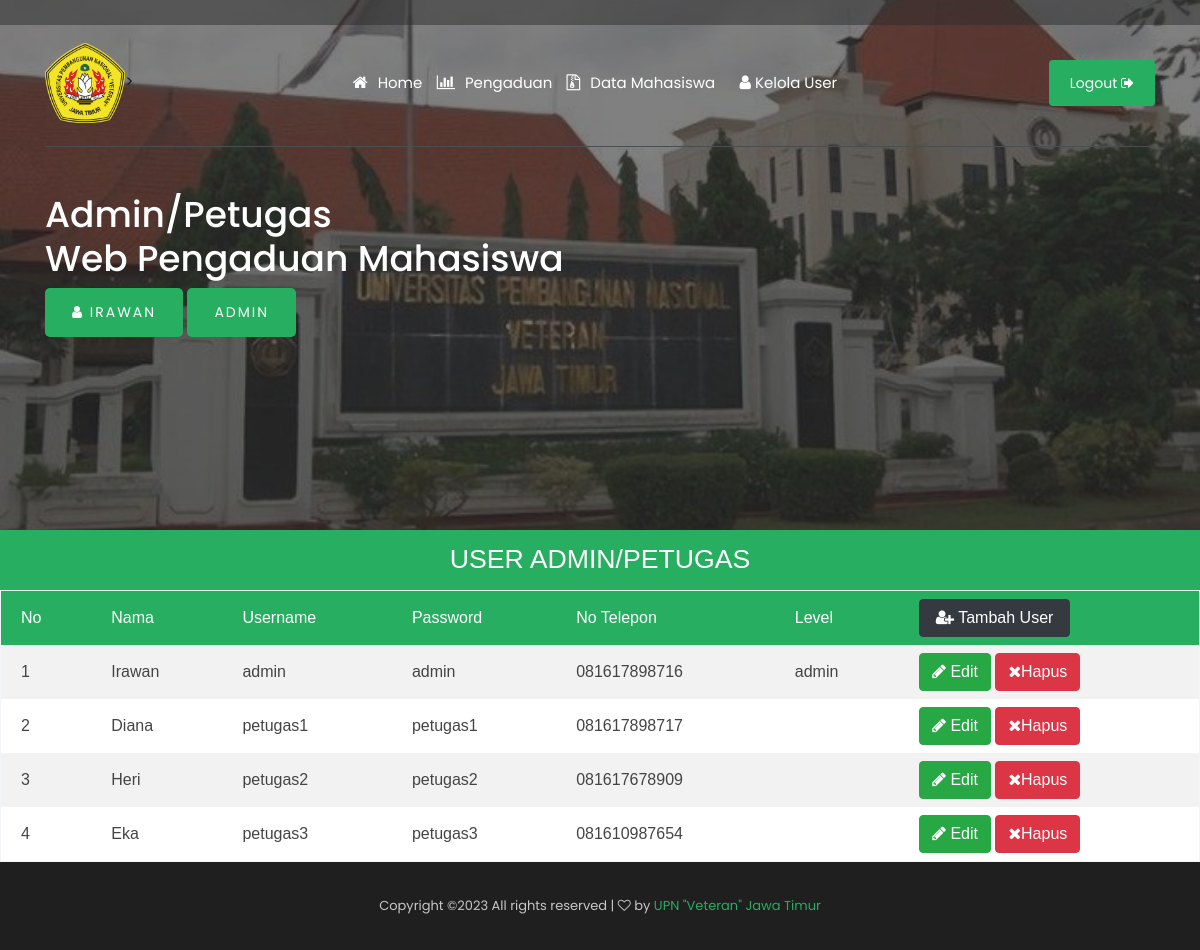
The page /user_admin.php (signed in) on the database its author committed.
### tables this page shows
CREATE TABLE
    `petugas` (
        `id_petugas` int(11) NOT NULL AUTO_INCREMENT,
        `nama_petugas` varchar(35) NOT NULL,
        `username` varchar(25) NOT NULL,
        `password` varchar(32) NOT NULL,
        `tlp` varchar(13) NOT NULL,
        `level` enum('admin', 'petugas') NOT NULL,
        PRIMARY KEY (`id_petugas`)
    );

### user_admin.php (the view, shortened to what this page needs)
<?php
include 'koneksi.php';
if(!isset ($_SESSION['nama_petugas'])){
	header ("location: index.php");
	}else{
?>
<!doctype html>
<html class="no-js" lang="zxx">
<head>
   <link rel="stylesheet" href="css/bootstrap.min.css">
    <link rel="stylesheet" href="css/owl.carousel.min.css">
    <link rel="stylesheet" href="css/magnific-popup.css">
    <link rel="stylesheet" href="css/font-awesome.min.css">
    <link rel="stylesheet" href="css/style.css">
</head>
<body>
    <header>
        <div class="header-area ">
            <div class="header-top_area d-none d-lg-block">
                <div class="container">
                    <div class="row">
                        <div class="col-xl-6 col-md-6 ">
                        </div>
                        <div class="col-xl-6 col-md-6">
                        </div>
                    </div>
                </div>
            </div>
            <div id="sticky-header" class="main-header-area">
                <div class="container">
                    <div class="header_bottom_border">
                        <div class="row align-items-center">
                            <div class="col-xl-3 col-lg-2">
                                <div class="logo">
                                    <a href="admin_petugas.php">
                                    <img src="img/logoupnbaru.png" alt="" style="width: 80px; height: 80px;">>
                                    </a>
                                </div>
                            </div>
                            <div class="col-xl-6 col-lg-7">
                                <div class="main-menu  d-none d-lg-block">
                                    <nav>
                                        <ul id="navigation">
<?php
$level = $_SESSION ['level'] == 'petugas';
if ($level == 'petugas') {
?>
                                     <i class="fa fa-home" style="color:white"><li><a class="active" href="admin_petugas.php">Home</a></li></i>
                                     <i class="fa fa-bar-chart" style="color:white"><li><a class="active" href="data_pengaduan.php">Pengaduan</a></li></i>
                                    <?php }else{ ?>
                                     <i class="fa fa-home" style="color:white"><li><a class="active" href="admin_petugas.php">Home</a></li></i>
                                     <i class="fa fa-bar-chart" style="color:white"><li><a class="active" href="data_pengaduan.php">Pengaduan</a></li></i>
                                     <i class="fa fa-file-archive-o" style="color:white"><li><a class="active" href="data_mahasiswa.php">Data Mahasiswa</a></li></i>
                                     <li><i class="fa fa-user" style="color:white"> <a href="#">Kelola User<i class="ti-angle-down"></i></a></i>
                                            </li>
                                     <?php } ?>
</ul>
                                    </nav>
                                </div>
                            </div>
                            <div class="col-xl-3 col-lg-3 d-none d-lg-block">
                                <div class="Appointment">
                                    <div class="book_btn d-none d-lg-block">
                                        <a href="logout.php" onclick="return confirm('Yakin Ingin Logout?')">Logout <i class="fa fa-sign-out"></i></a>
                                    </div>
                                </div>
                            </div>
                            <div class="col-12">
                            </div>
                        </div>
                    </div>
                </div>
            </div>
        </div>
    </header>
    <div class="slider_area2">
        <div class="slider_active owl-carousel">
            <div class="single_slider  d-flex align-items-center slider_bg_2 overlay2">
                <div class="container">
                    <div class="row">
                        <div class="col-xl-12">
             <div class="slider_text ">
                                <h1 style="color:white">Admin/Petugas<br>
                                    Web Pengaduan Mahasiswa</h1>
                                <div class="video_service_btn">
                                    <a href="#" class="boxed-btn3" style="text-transform: uppercase;"><i class="fa fa-user"></i> <?php echo $_SESSION['nama_petugas']?></a>
                                    <a href="#" class="boxed-btn3" style="text-transform: uppercase;"><?php echo $_SESSION['level']?></a>
                                </div>
                    </div>
                        </div>
                    </div>
                </div>
            </div>
        </div>
    </div>
    <div class="project_area">
    <p class="tulisan_input2">User admin/petugas</p>
    <table class="table1" align="center" width="100%">
		<tr>
			<th>No</th>
			<th>Nama</th>
			<th>Username</th>
			<th>Password</th>
            <th>No Telepon</th>
            <th>Level</th>
            <th><a class="btn btn-dark" style="float:left; width:58%" href="tambah_user.php" role="button"><i class="fa fa-user-plus"></i> Tambah User</a> </th>
		</tr>
<?php
$no = 1;
$query = mysqli_query ($conn, "SELECT * FROM petugas");
if (mysqli_num_rows ($query)){
while ($data = mysqli_fetch_array ($query)){
?>
<tr>
<td><?php echo $no++ ?></td>
<td><?php echo $data['nama_petugas'] ?></td>
<td><?php echo $data['username'] ?></td>
<td><?php echo $data['password'] ?></td>
<td><?php echo $data['tlp'] ?></td>
<td><?php echo $data['level'] ?></td>
<td>
<a class="btn btn-success" href="edit_user_admin.php?id=<?php echo $data['id_petugas'] ?>" role="button"><i class="fa fa-pencil"></i> Edit</a>
<a onClick="return confirm('Yakin Ingin Menghapus?')" class="btn btn-danger" href="hapus_user_admin.php?idd=<?php echo $data['id_petugas'] ?>" role="button"><i class="fa fa-remove"></i>Hapus</a>
</td>
</tr>
<?php }}else{
	echo '<tr><td colspan="8" align="center">TIDAK ADA DATA!!!</td></tr>';
}?>
</table>
    </div>
    <footer class="footer">
        <div class="copy-right_text">
            <div class="container">
                <div class="footer_border"></div>
                <div class="row">
                    <div class="col-xl-12">
                        <p class="copy_right text-center">
Copyright &copy;<script>document.write(new Date().getFullYear());</script> All rights reserved | <i class="fa fa-heart-o" aria-hidden="true"></i> by <a href="#" target="_blank">UPN "Veteran" Jawa Timur</a>
                        </p>
                    </div>
                </div>
            </div>
        </div>
    </footer>
</body>
</html>
<?php } ?>

### rows shown on the page
petugas: nama_petugas "Irawan", username "admin", password "admin", tlp "081617898716", level "admin"
petugas: nama_petugas "Diana", username "petugas1", password "petugas1", tlp "081617898717"
petugas: nama_petugas "Heri", username "petugas2", password "petugas2", tlp "081617678909"
petugas: nama_petugas "Eka", username "petugas3", password "petugas3", tlp "081610987654"

### other values the page prints
$_SESSION['nama_petugas'] "IRAWAN"
$_SESSION['level'] "ADMIN"
